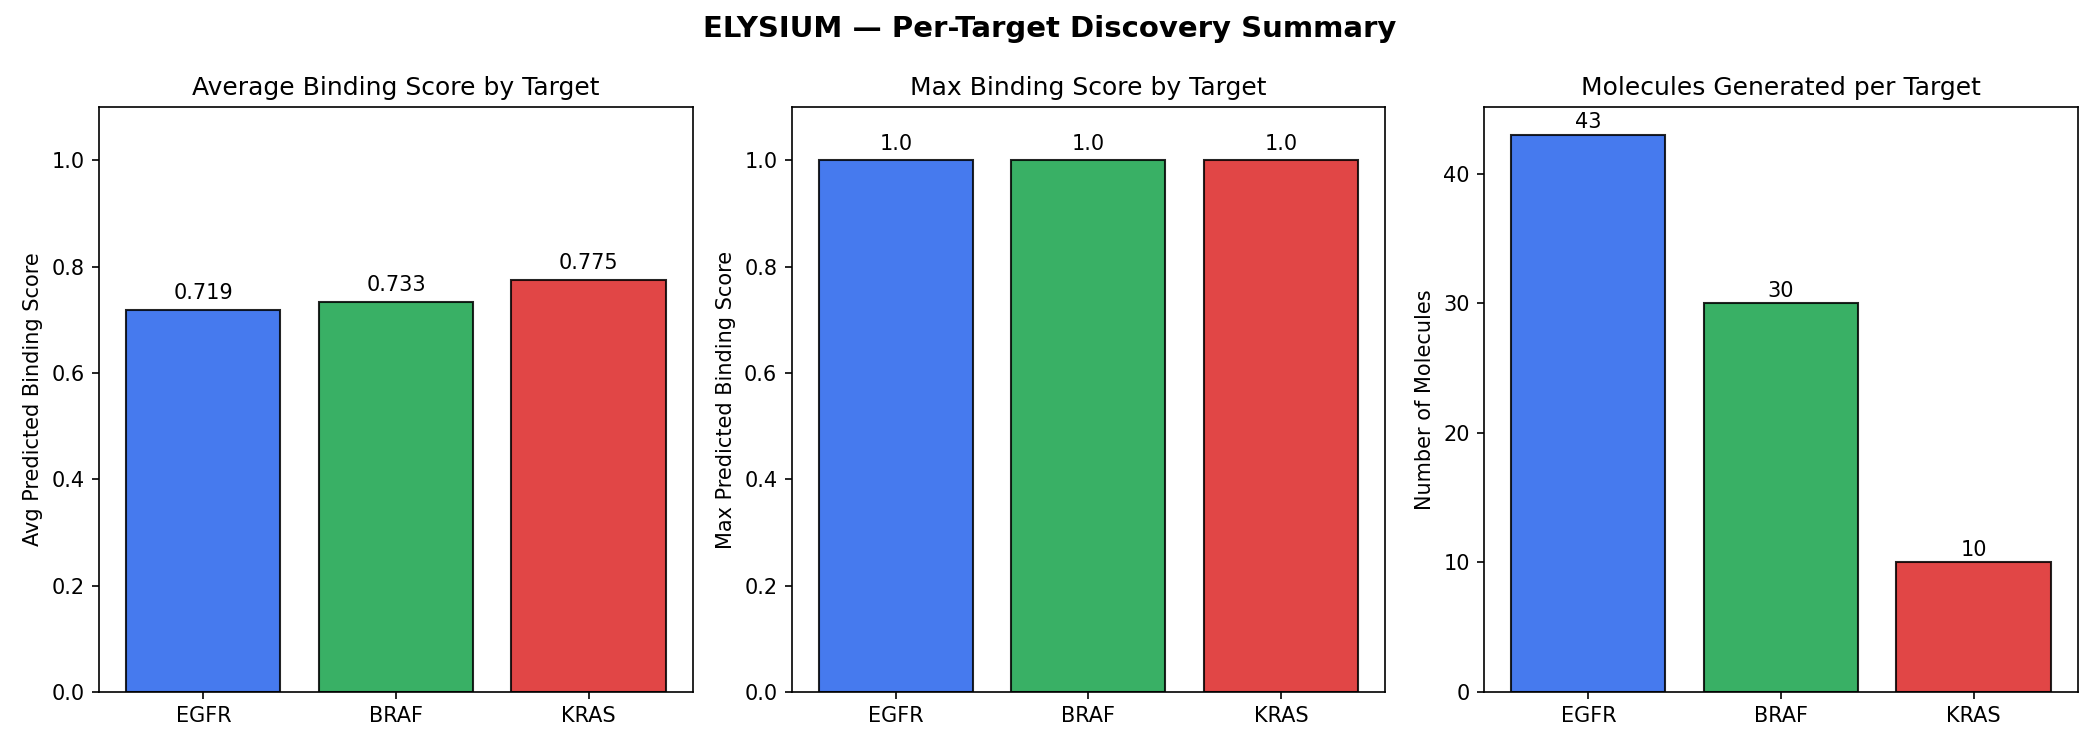

Source code (Python):
import sys, os
sys.path.insert(0, os.path.dirname(os.path.dirname(os.path.abspath(__file__))))

import matplotlib
matplotlib.use('Agg')
import matplotlib.pyplot as plt
from app.db import SessionLocal
from app.models import DiscoveryRun, MoleculeRecord

db = SessionLocal()
runs = db.query(DiscoveryRun).all()

target_data = {}
for run in runs:
    t = run.target_id
    if t not in target_data:
        target_data[t] = []
    for m in run.molecules:
        if m.score:
            target_data[t].append(m.score)

targets = list(target_data.keys())
avg_scores = [sum(target_data[t])/len(target_data[t]) for t in targets]
max_scores = [max(target_data[t]) for t in targets]
counts = [len(target_data[t]) for t in targets]

fig, axes = plt.subplots(1, 3, figsize=(14, 5))

colors = ['#2563eb', '#16a34a', '#dc2626', '#d97706']

axes[0].bar(targets, avg_scores, color=colors[:len(targets)], alpha=0.85, edgecolor='black')
axes[0].set_title('Average Binding Score by Target', fontsize=12)
axes[0].set_ylabel('Avg Predicted Binding Score')
axes[0].set_ylim(0, 1.1)
for i, v in enumerate(avg_scores):
    axes[0].text(i, v + 0.02, str(round(v, 3)), ha='center', fontsize=10)

axes[1].bar(targets, max_scores, color=colors[:len(targets)], alpha=0.85, edgecolor='black')
axes[1].set_title('Max Binding Score by Target', fontsize=12)
axes[1].set_ylabel('Max Predicted Binding Score')
axes[1].set_ylim(0, 1.1)
for i, v in enumerate(max_scores):
    axes[1].text(i, v + 0.02, str(round(v, 3)), ha='center', fontsize=10)

axes[2].bar(targets, counts, color=colors[:len(targets)], alpha=0.85, edgecolor='black')
axes[2].set_title('Molecules Generated per Target', fontsize=12)
axes[2].set_ylabel('Number of Molecules')
for i, v in enumerate(counts):
    axes[2].text(i, v + 0.5, str(v), ha='center', fontsize=10)

plt.suptitle('ELYSIUM — Per-Target Discovery Summary', fontsize=14, fontweight='bold')
plt.tight_layout()
plt.savefig('analysis/score_comparison.png', dpi=150)
print('Saved analysis/score_comparison.png')
db.close()
